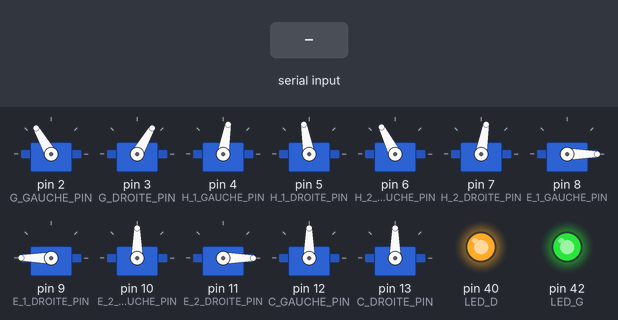
This sketch was run on a simulated Arduino Mega 2560, built with avr-gcc and run on an emulated ATmega2560. Shown: 12 × servo, output pins drawn as LEDs (lit = HIGH). The test bench sets the inputs (shaded band).

Above: at 1.2 s.
1.3 s: "F" received over Serial
At 3.5 s:
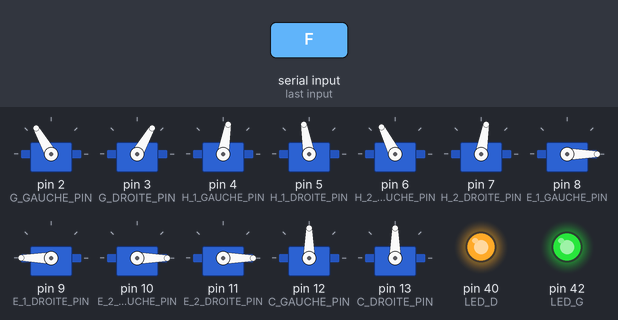
3.8 s: byte 73 ('I') received over Serial
At 5.6 s:
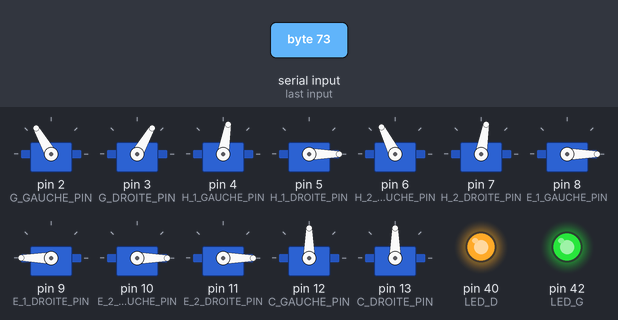
6.3 s: byte 74 ('J') received over Serial
At 8.5 s:
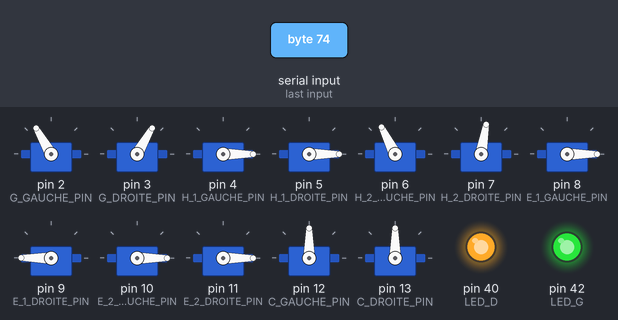
8.8 s: byte 75 ('K') received over Serial
At 10.6 s:
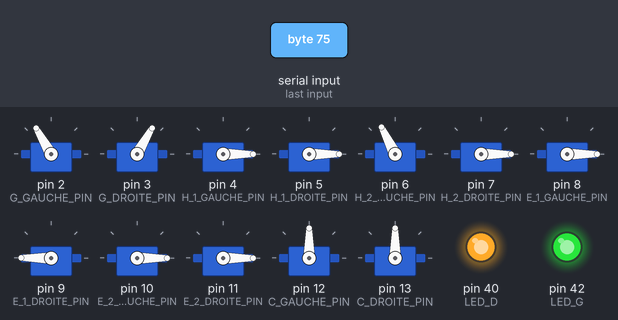
11.3 s: byte 76 ('L') received over Serial
At 13.5 s:
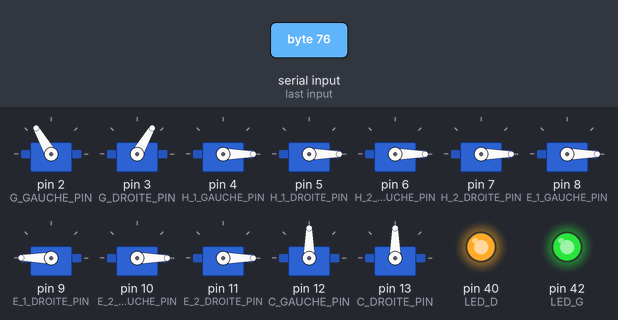
13.8 s: byte 77 ('M') received over Serial
At 15.6 s:
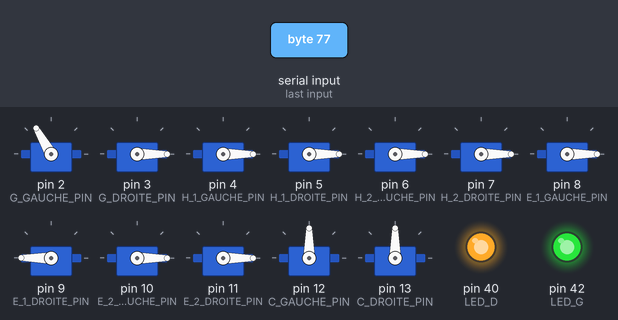
Timing chart, 0 to 17.1 s (numbered marks = the images above; inputs shaded):
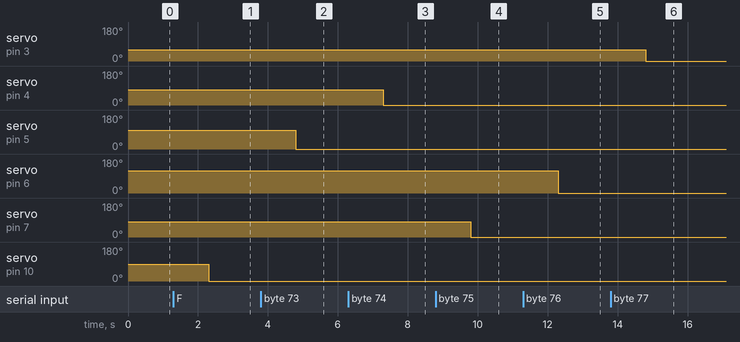

Measured:
- after the input at 1.3 s, servo on pin 10 (E_2_GAUCHE_PIN): 90° → 0° after 1.0 s
- after the input at 3.8 s, servo on pin 5 (H_1_DROITE_PIN): 100° → 0° after 1.0 s
- after the input at 6.3 s, servo on pin 4 (H_1_GAUCHE_PIN): 80° → 0° after 1.0 s
- after the input at 8.8 s, servo on pin 7 (H_2_DROITE_PIN): 80° → 0° after 1.0 s
- after the input at 11.3 s, servo on pin 6 (H_2_GAUCHE_PIN): 117° → 0° after 1.0 s
- after the input at 13.8 s, servo on pin 3 (G_DROITE_PIN): 60° → 0° after 1.0 s

The sketch:

PM_Humanoidarduino.ino
```cpp
//http://pastebin.fr/40393

#include "Servo.h"

#define G_GAUCHE_PIN 2
#define G_DROITE_PIN 3
#define H_1_GAUCHE_PIN 4
#define H_1_DROITE_PIN 5
#define H_2_GAUCHE_PIN 6
#define H_2_DROITE_PIN 7
#define E_1_GAUCHE_PIN 8
#define E_1_DROITE_PIN 9
#define E_2_GAUCHE_PIN 10
#define E_2_DROITE_PIN 11
#define C_GAUCHE_PIN 12
#define C_DROITE_PIN 13
#define T_1_PIN 44
#define T_2_PIN 46

#define LED_G 42
#define LED_D 40

Servo genou_gauche;
Servo genou_droit;
Servo hanche_1_gauche;
Servo hanche_1_droit;
Servo hanche_2_gauche;
Servo hanche_2_droit;
Servo epaule_1_gauche;
Servo epaule_1_droit;
Servo epaule_2_gauche;
Servo epaule_2_droit;
Servo coude_gauche;
Servo coude_droit;
Servo tete_1;
Servo tete_2;

int genou_gauche_v = 120;
int genou_droit_v = 60;
int hanche_1_gauche_v = 80;
int hanche_1_droit_v = 100;
int hanche_2_gauche_v = 117;
int hanche_2_droit_v = 80;
int epaule_1_gauche_v = -180;
int epaule_1_droit_v = 180;
int epaule_2_gauche_v = 90;
int epaule_2_droit_v = 0;
int coude_gauche_v = 90;
int coude_droit_v = 90;
int tete_1_v = 10;
int tete_2_v = 10;

void setup() {
  Serial.begin(9600);
    genou_gauche.attach(G_GAUCHE_PIN);
    genou_droit.attach(G_DROITE_PIN);
    hanche_1_gauche.attach(H_1_GAUCHE_PIN);
    hanche_1_droit.attach(H_1_DROITE_PIN);
    hanche_2_gauche.attach(H_2_GAUCHE_PIN);
    hanche_2_droit.attach(H_2_DROITE_PIN);
    epaule_1_gauche.attach(E_1_GAUCHE_PIN);
    epaule_1_droit.attach(E_1_DROITE_PIN);
    epaule_2_gauche.attach(E_2_GAUCHE_PIN);
    epaule_2_droit.attach(E_2_DROITE_PIN);
    coude_gauche.attach(C_GAUCHE_PIN);
    coude_droit.attach(C_DROITE_PIN);
    tete_1.attach(T_1_PIN);
    tete_2.attach(T_2_PIN);

    genou_gauche.write(90);
    genou_droit.write(90);
    hanche_1_gauche.write(90);
    hanche_1_droit.write(90);
    hanche_2_gauche.write(90);
    hanche_2_droit.write(90);
    epaule_1_gauche.write(90);
    epaule_1_droit.write(90);
    epaule_2_gauche.write(90);
    epaule_2_droit.write(90);
    coude_gauche.write(90);
    coude_droit.write(90);
    tete_1.write(90);
    tete_2.write(90);

    pinMode(LED_D, OUTPUT);
    pinMode(LED_G, OUTPUT);
    digitalWrite(LED_D, HIGH);
    digitalWrite(LED_G, HIGH);
}

void loop() {
// if there's any serial available, read it:
 while (Serial.available() > 0) {
   int index=Serial.read(); // lire un premier caractère

   //Serial.print("index : "); Serial.println(index);

   // filtrer : il doit etre une lettre entre A et P
   if(index >= 'A' && index <= 'P'){
     int valeur = Serial.parseInt();

    // Serial.print("valeur : "); Serial.println(valeur);


     // traitement
     switch(index){
     case 'O': // allume/eteint la led en envoyant O1 et O0
       // allume la led si le chiffre est superieur a 0
       if(valeur > 0){
         digitalWrite(LED_D,HIGH);
       }
       else {
         digitalWrite(LED_D,LOW);
       }
       break;

     case 'P': // allume/eteint la led en envoyant P1 et P0
       // allume la led si le chiffre est superieur a 0
       if(valeur > 0){
         digitalWrite(LED_G,HIGH);
       }
       else {
         digitalWrite(LED_G,LOW);
       }
       break;

     case 'A':
       tete_1_v = valeur;
       break;

     case 'B':
       tete_2_v = valeur;
       break;

     case 'C':
       epaule_1_droit_v = valeur;
       break;

     case 'D':
      epaule_2_droit_v = valeur;
       break;

     case 'E':
      epaule_1_gauche_v = valeur;
       break;

     case 'F':
      epaule_2_gauche_v = valeur;
       break;

     case 'G':
      coude_droit_v = valeur;
       break;

     case 'H':
      coude_gauche_v = valeur;
       break;

     case 'I':
      hanche_1_droit_v = valeur;
       break;

     case 'J':
      hanche_1_gauche_v = valeur;
       break;

     case 'K':
      hanche_2_droit_v = valeur;
       break;

     case 'L':
      hanche_2_gauche_v = valeur;
       break;

     case 'M':
      genou_droit_v = valeur;
       break;

     case 'N':
      genou_gauche_v = valeur;
       break;

       }
   }

 }
   genou_gauche.write(genou_gauche_v);
   genou_droit.write(genou_droit_v);
   hanche_1_gauche.write(hanche_1_gauche_v);
   hanche_1_droit.write(hanche_1_droit_v);
   hanche_2_gauche.write(hanche_2_gauche_v);
   hanche_2_droit.write(hanche_2_droit_v);
   epaule_1_gauche.write(epaule_1_gauche_v);
   epaule_1_droit.write(epaule_1_droit_v);
   epaule_2_gauche.write(epaule_2_gauche_v);
   epaule_2_droit.write(epaule_2_droit_v);
   coude_gauche.write(coude_gauche_v);
   coude_droit.write(coude_droit_v);
   tete_1.write(tete_1_v);
   tete_2.write(tete_2_v);

}
```
